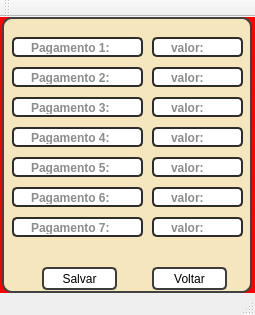
<?xml version="1.0" encoding="UTF-8"?>
<ui version="4.0">
 <class>MainWindow</class>
 <widget class="QMainWindow" name="MainWindow">
  <property name="geometry">
   <rect>
    <x>0</x>
    <y>0</y>
    <width>255</width>
    <height>315</height>
   </rect>
  </property>
  <property name="minimumSize">
   <size>
    <width>255</width>
    <height>315</height>
   </size>
  </property>
  <property name="maximumSize">
   <size>
    <width>255</width>
    <height>315</height>
   </size>
  </property>
  <property name="windowTitle">
   <string>Pagamentos</string>
  </property>
  <property name="windowIcon">
   <iconset resource="folder_rc.qrc">
    <normaloff>:/ICON/projetoFechamentoCx.png</normaloff>:/ICON/projetoFechamentoCx.png</iconset>
  </property>
  <property name="styleSheet">
   <string notr="true"/>
  </property>
  <widget class="QWidget" name="centralwidget">
   <property name="styleSheet">
    <string notr="true">background-color: rgb(255, 0, 0);</string>
   </property>
   <layout class="QHBoxLayout" name="horizontalLayout">
    <property name="spacing">
     <number>0</number>
    </property>
    <property name="leftMargin">
     <number>0</number>
    </property>
    <property name="topMargin">
     <number>0</number>
    </property>
    <property name="rightMargin">
     <number>0</number>
    </property>
    <property name="bottomMargin">
     <number>0</number>
    </property>
    <item>
     <widget class="QFrame" name="telaPagamentos">
      <property name="maximumSize">
       <size>
        <width>250</width>
        <height>290</height>
       </size>
      </property>
      <property name="styleSheet">
       <string notr="true">

QFrame{
background-color: rgb(245, 230, 189);
border-radius: 10px;
border: 2px solid rgb(65, 65, 65);
	color: rgb(0, 0, 0);
}

QFrame:houver{
	border: 2px solid rgb(65, 65, 65);
background-position: center;

}</string>
      </property>
      <property name="frameShape">
       <enum>QFrame::NoFrame</enum>
      </property>
      <property name="frameShadow">
       <enum>QFrame::Raised</enum>
      </property>
      <widget class="QLineEdit" name="pagamento1">
       <property name="geometry">
        <rect>
         <x>10</x>
         <y>20</y>
         <width>131</width>
         <height>20</height>
        </rect>
       </property>
       <property name="font">
        <font>
         <weight>75</weight>
         <bold>true</bold>
        </font>
       </property>
       <property name="styleSheet">
        <string notr="true">QLineEdit{
	border: 2px solid rgb(45, 45, 45);
 	border-radius: 5px;
    padding: 15px;
    color: rgb(25, 25, 25);
	background-color: rgb(255, 255, 255);
}
QLineEdit:hover{
	border: 2px solid rgb(55, 55, 55);
}
QLineEdit:focus{
	border: 2px solid rgb(255, 207, 0);
     color: rgb(200, 200, 200);
}</string>
       </property>
       <property name="placeholderText">
        <string>Pagamento 1: </string>
       </property>
      </widget>
      <widget class="QLineEdit" name="pagamento5">
       <property name="geometry">
        <rect>
         <x>10</x>
         <y>140</y>
         <width>131</width>
         <height>20</height>
        </rect>
       </property>
       <property name="font">
        <font>
         <weight>75</weight>
         <bold>true</bold>
        </font>
       </property>
       <property name="styleSheet">
        <string notr="true">QLineEdit{
	border: 2px solid rgb(45, 45, 45);
 	border-radius: 5px;
    padding: 15px;
    color: rgb(25, 25, 25);
	background-color: rgb(255, 255, 255);
}
QLineEdit:hover{
	border: 2px solid rgb(55, 55, 55);
}
QLineEdit:focus{
	border: 2px solid rgb(255, 207, 0);
     color: rgb(200, 200, 200);
}</string>
       </property>
       <property name="placeholderText">
        <string>Pagamento 5:</string>
       </property>
      </widget>
      <widget class="QLineEdit" name="pagamento2">
       <property name="geometry">
        <rect>
         <x>10</x>
         <y>50</y>
         <width>131</width>
         <height>20</height>
        </rect>
       </property>
       <property name="font">
        <font>
         <weight>75</weight>
         <bold>true</bold>
        </font>
       </property>
       <property name="styleSheet">
        <string notr="true">QLineEdit{
	border: 2px solid rgb(45, 45, 45);
 	border-radius: 5px;
    padding: 15px;
    color: rgb(25, 25, 25);
	background-color: rgb(255, 255, 255);
}
QLineEdit:hover{
	border: 2px solid rgb(55, 55, 55);
}
QLineEdit:focus{
	border: 2px solid rgb(255, 207, 0);
     color: rgb(200, 200, 200);
}</string>
       </property>
       <property name="text">
        <string/>
       </property>
       <property name="placeholderText">
        <string>Pagamento 2:</string>
       </property>
      </widget>
      <widget class="QLineEdit" name="pagamento4">
       <property name="geometry">
        <rect>
         <x>10</x>
         <y>110</y>
         <width>131</width>
         <height>20</height>
        </rect>
       </property>
       <property name="font">
        <font>
         <weight>75</weight>
         <bold>true</bold>
        </font>
       </property>
       <property name="styleSheet">
        <string notr="true">QLineEdit{
	border: 2px solid rgb(45, 45, 45);
 	border-radius: 5px;
    padding: 15px;
    color: rgb(25, 25, 25);
	background-color: rgb(255, 255, 255);
}
QLineEdit:hover{
	border: 2px solid rgb(55, 55, 55);
}
QLineEdit:focus{
	border: 2px solid rgb(255, 207, 0);
     color: rgb(200, 200, 200);
}</string>
       </property>
       <property name="placeholderText">
        <string>Pagamento 4:</string>
       </property>
      </widget>
      <widget class="QLineEdit" name="pagamento3">
       <property name="geometry">
        <rect>
         <x>10</x>
         <y>80</y>
         <width>131</width>
         <height>20</height>
        </rect>
       </property>
       <property name="font">
        <font>
         <weight>75</weight>
         <bold>true</bold>
        </font>
       </property>
       <property name="styleSheet">
        <string notr="true">QLineEdit{
	border: 2px solid rgb(45, 45, 45);
 	border-radius: 5px;
    padding: 15px;
    color: rgb(25, 25, 25);
	background-color: rgb(255, 255, 255);
}
QLineEdit:hover{
	border: 2px solid rgb(55, 55, 55);
}
QLineEdit:focus{
	border: 2px solid rgb(255, 207, 0);
     color: rgb(200, 200, 200);
}</string>
       </property>
       <property name="placeholderText">
        <string>Pagamento 3:</string>
       </property>
      </widget>
      <widget class="QPushButton" name="salvarPagamento2">
       <property name="geometry">
        <rect>
         <x>40</x>
         <y>250</y>
         <width>75</width>
         <height>23</height>
        </rect>
       </property>
       <property name="styleSheet">
        <string notr="true">QPushButton{
 	border: 2px solid rgb(60, 60, 60);
	background-color: rgb(255, 255, 255);
	border-radius: 5px;
}

QPushButton:hover{
 	border: 2px solid rgb(255, 255, 0);
	background-color: rgb(255, 255, 255);
}

QPushButton:pressed{
 	border: 2px solid rgb(205, 205, 24);
	background-color: rgb(200, 205, 205);
    
	color: rgb(35, 35, 35);
}</string>
       </property>
       <property name="text">
        <string>Salvar</string>
       </property>
      </widget>
      <widget class="QPushButton" name="voltarPagamentos">
       <property name="geometry">
        <rect>
         <x>150</x>
         <y>250</y>
         <width>75</width>
         <height>23</height>
        </rect>
       </property>
       <property name="styleSheet">
        <string notr="true">QPushButton{
 	border: 2px solid rgb(60, 60, 60);
	background-color: rgb(255, 255, 255);
	border-radius: 5px;
}

QPushButton:hover{
 	border: 2px solid rgb(255, 255, 0);
	background-color: rgb(255, 255, 255);
}

QPushButton:pressed{
 	border: 2px solid rgb(205, 205, 24);
	background-color: rgb(200, 205, 205);
    
	color: rgb(35, 35, 35);
}</string>
       </property>
       <property name="text">
        <string>Voltar</string>
       </property>
      </widget>
      <widget class="QLineEdit" name="Fuvalor1">
       <property name="geometry">
        <rect>
         <x>150</x>
         <y>20</y>
         <width>91</width>
         <height>20</height>
        </rect>
       </property>
       <property name="font">
        <font>
         <weight>75</weight>
         <bold>true</bold>
        </font>
       </property>
       <property name="styleSheet">
        <string notr="true">QLineEdit{
	border: 2px solid rgb(45, 45, 45);
 	border-radius: 5px;
    padding: 15px;
    color: rgb(25, 25, 25);
	background-color: rgb(255, 255, 255);
}
QLineEdit:hover{
	border: 2px solid rgb(55, 55, 55);
}
QLineEdit:focus{
	border: 2px solid rgb(255, 207, 0);
     color: rgb(200, 200, 200);
}</string>
       </property>
       <property name="placeholderText">
        <string>valor:</string>
       </property>
      </widget>
      <widget class="QLineEdit" name="Fuvalor2">
       <property name="geometry">
        <rect>
         <x>150</x>
         <y>50</y>
         <width>91</width>
         <height>20</height>
        </rect>
       </property>
       <property name="font">
        <font>
         <weight>75</weight>
         <bold>true</bold>
        </font>
       </property>
       <property name="styleSheet">
        <string notr="true">QLineEdit{
	border: 2px solid rgb(45, 45, 45);
 	border-radius: 5px;
    padding: 15px;
    color: rgb(25, 25, 25);
	background-color: rgb(255, 255, 255);
}
QLineEdit:hover{
	border: 2px solid rgb(55, 55, 55);
}
QLineEdit:focus{
	border: 2px solid rgb(255, 207, 0);
     color: rgb(200, 200, 200);
}</string>
       </property>
       <property name="placeholderText">
        <string>valor:</string>
       </property>
      </widget>
      <widget class="QLineEdit" name="Fuvalor3">
       <property name="geometry">
        <rect>
         <x>150</x>
         <y>80</y>
         <width>91</width>
         <height>20</height>
        </rect>
       </property>
       <property name="font">
        <font>
         <weight>75</weight>
         <bold>true</bold>
        </font>
       </property>
       <property name="styleSheet">
        <string notr="true">QLineEdit{
	border: 2px solid rgb(45, 45, 45);
 	border-radius: 5px;
    padding: 15px;
    color: rgb(25, 25, 25);
	background-color: rgb(255, 255, 255);
}
QLineEdit:hover{
	border: 2px solid rgb(55, 55, 55);
}
QLineEdit:focus{
	border: 2px solid rgb(255, 207, 0);
     color: rgb(200, 200, 200);
}</string>
       </property>
       <property name="placeholderText">
        <string>valor:</string>
       </property>
      </widget>
      <widget class="QLineEdit" name="Fuvalor4">
       <property name="geometry">
        <rect>
         <x>150</x>
         <y>110</y>
         <width>91</width>
         <height>20</height>
        </rect>
       </property>
       <property name="font">
        <font>
         <weight>75</weight>
         <bold>true</bold>
        </font>
       </property>
       <property name="styleSheet">
        <string notr="true">QLineEdit{
	border: 2px solid rgb(45, 45, 45);
 	border-radius: 5px;
    padding: 15px;
    color: rgb(25, 25, 25);
	background-color: rgb(255, 255, 255);
}
QLineEdit:hover{
	border: 2px solid rgb(55, 55, 55);
}
QLineEdit:focus{
	border: 2px solid rgb(255, 207, 0);
     color: rgb(200, 200, 200);
}</string>
       </property>
       <property name="placeholderText">
        <string>valor:</string>
       </property>
      </widget>
      <widget class="QLineEdit" name="Fuvalor5">
       <property name="geometry">
        <rect>
         <x>150</x>
         <y>140</y>
         <width>91</width>
         <height>20</height>
        </rect>
       </property>
       <property name="font">
        <font>
         <weight>75</weight>
         <bold>true</bold>
        </font>
       </property>
       <property name="styleSheet">
        <string notr="true">QLineEdit{
	border: 2px solid rgb(45, 45, 45);
 	border-radius: 5px;
    padding: 15px;
    color: rgb(25, 25, 25);
	background-color: rgb(255, 255, 255);
}
QLineEdit:hover{
	border: 2px solid rgb(55, 55, 55);
}
QLineEdit:focus{
	border: 2px solid rgb(255, 207, 0);
     color: rgb(200, 200, 200);
}</string>
       </property>
       <property name="placeholderText">
        <string>valor:</string>
       </property>
      </widget>
      <widget class="QLineEdit" name="pagamento6">
       <property name="geometry">
        <rect>
         <x>10</x>
         <y>170</y>
         <width>131</width>
         <height>20</height>
        </rect>
       </property>
       <property name="font">
        <font>
         <weight>75</weight>
         <bold>true</bold>
        </font>
       </property>
       <property name="styleSheet">
        <string notr="true">QLineEdit{
	border: 2px solid rgb(45, 45, 45);
 	border-radius: 5px;
    padding: 15px;
    color: rgb(25, 25, 25);
	background-color: rgb(255, 255, 255);
}
QLineEdit:hover{
	border: 2px solid rgb(55, 55, 55);
}
QLineEdit:focus{
	border: 2px solid rgb(255, 207, 0);
     color: rgb(200, 200, 200);
}</string>
       </property>
       <property name="placeholderText">
        <string>Pagamento 6:</string>
       </property>
      </widget>
      <widget class="QLineEdit" name="pagamento7">
       <property name="geometry">
        <rect>
         <x>10</x>
         <y>200</y>
         <width>131</width>
         <height>20</height>
        </rect>
       </property>
       <property name="font">
        <font>
         <weight>75</weight>
         <bold>true</bold>
        </font>
       </property>
       <property name="styleSheet">
        <string notr="true">QLineEdit{
	border: 2px solid rgb(45, 45, 45);
 	border-radius: 5px;
    padding: 15px;
    color: rgb(25, 25, 25);
	background-color: rgb(255, 255, 255);
}
QLineEdit:hover{
	border: 2px solid rgb(55, 55, 55);
}
QLineEdit:focus{
	border: 2px solid rgb(255, 207, 0);
     color: rgb(200, 200, 200);
}</string>
       </property>
       <property name="placeholderText">
        <string>Pagamento 7:</string>
       </property>
      </widget>
      <widget class="QLineEdit" name="Fuvalor6">
       <property name="geometry">
        <rect>
         <x>150</x>
         <y>170</y>
         <width>91</width>
         <height>20</height>
        </rect>
       </property>
       <property name="font">
        <font>
         <weight>75</weight>
         <bold>true</bold>
        </font>
       </property>
       <property name="styleSheet">
        <string notr="true">QLineEdit{
	border: 2px solid rgb(45, 45, 45);
 	border-radius: 5px;
    padding: 15px;
    color: rgb(25, 25, 25);
	background-color: rgb(255, 255, 255);
}
QLineEdit:hover{
	border: 2px solid rgb(55, 55, 55);
}
QLineEdit:focus{
	border: 2px solid rgb(255, 207, 0);
     color: rgb(200, 200, 200);
}</string>
       </property>
       <property name="placeholderText">
        <string>valor:</string>
       </property>
      </widget>
      <widget class="QLineEdit" name="Fuvalor7">
       <property name="geometry">
        <rect>
         <x>150</x>
         <y>200</y>
         <width>91</width>
         <height>20</height>
        </rect>
       </property>
       <property name="font">
        <font>
         <weight>75</weight>
         <bold>true</bold>
        </font>
       </property>
       <property name="styleSheet">
        <string notr="true">QLineEdit{
	border: 2px solid rgb(45, 45, 45);
 	border-radius: 5px;
    padding: 15px;
    color: rgb(25, 25, 25);
	background-color: rgb(255, 255, 255);
}
QLineEdit:hover{
	border: 2px solid rgb(55, 55, 55);
}
QLineEdit:focus{
	border: 2px solid rgb(255, 207, 0);
     color: rgb(200, 200, 200);
}</string>
       </property>
       <property name="placeholderText">
        <string>valor:</string>
       </property>
      </widget>
     </widget>
    </item>
   </layout>
  </widget>
  <widget class="QMenuBar" name="menubar">
   <property name="geometry">
    <rect>
     <x>0</x>
     <y>0</y>
     <width>255</width>
     <height>21</height>
    </rect>
   </property>
  </widget>
  <widget class="QStatusBar" name="statusbar"/>
  <widget class="QToolBar" name="toolBar">
   <property name="windowTitle">
    <string>toolBar</string>
   </property>
   <attribute name="toolBarArea">
    <enum>TopToolBarArea</enum>
   </attribute>
   <attribute name="toolBarBreak">
    <bool>false</bool>
   </attribute>
  </widget>
 </widget>
 <resources>
  <include location="folder_rc.qrc"/>
 </resources>
 <connections/>
</ui>
